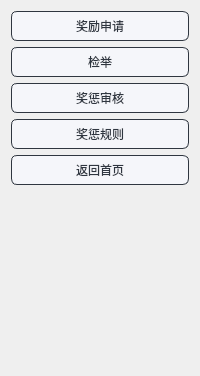
         <widget class="QWidget" name="page_5">
          <layout class="QGridLayout" name="gridLayout_11">
           <item row="1" column="0">
            <widget class="QPushButton" name="reward">
             <property name="styleSheet">
              <string notr="true">QPushButton{
	font: 10pt &quot;微软雅黑&quot;;
    color: #2f3640;
    background-color: #f5f6fa;
    border-color: #2f3640;
    border-radius: 6px;
    border-style: solid;
    border-width: 1px;
    padding: 5px;
}

/**鼠标停留在按钮上的样式**/
QPushButton::hover{	
    color: #FFFFFF;
    background-color: #718093;
    border-color: #2f3640;
}

/**鼠标按压下去的样式**/
QPushButton::pressed,QPushButton::checked{
    color: #FFFFFF;
    background-color: qlineargradient(spread:pad, x1:0, y1:0, x2:0, y2:1, stop:0 #273c75, stop:1 #487eb0);
}

/**按钮失能情况下样式**/
QPushButton::disabled{
    color: #FFFFFF;
    background-color: #dcdde1;
    border-color: #dcdde1;
}
</string>
             </property>
             <property name="text">
              <string>奖励申请</string>
             </property>
            </widget>
           </item>
           <item row="2" column="0">
            <widget class="QPushButton" name="report">
             <property name="styleSheet">
              <string notr="true">QPushButton{
	font: 10pt &quot;微软雅黑&quot;;
    color: #2f3640;
    background-color: #f5f6fa;
    border-color: #2f3640;
    border-radius: 6px;
    border-style: solid;
    border-width: 1px;
    padding: 5px;
}

/**鼠标停留在按钮上的样式**/
QPushButton::hover{	
    color: #FFFFFF;
    background-color: #718093;
    border-color: #2f3640;
}

/**鼠标按压下去的样式**/
QPushButton::pressed,QPushButton::checked{
    color: #FFFFFF;
    background-color: qlineargradient(spread:pad, x1:0, y1:0, x2:0, y2:1, stop:0 #273c75, stop:1 #487eb0);
}

/**按钮失能情况下样式**/
QPushButton::disabled{
    color: #FFFFFF;
    background-color: #dcdde1;
    border-color: #dcdde1;
}
</string>
             </property>
             <property name="text">
              <string>检举</string>
             </property>
            </widget>
           </item>
           <item row="6" column="0">
            <spacer name="verticalSpacer_5">
             <property name="orientation">
              <enum>Qt::Vertical</enum>
             </property>
             <property name="sizeHint" stdset="0">
              <size>
               <width>20</width>
               <height>180</height>
              </size>
             </property>
            </spacer>
           </item>
           <item row="5" column="0">
            <widget class="QPushButton" name="back_2">
             <property name="styleSheet">
              <string notr="true">QPushButton{
	font: 10pt &quot;微软雅黑&quot;;
    color: #2f3640;
    background-color: #f5f6fa;
    border-color: #2f3640;
    border-radius: 6px;
    border-style: solid;
    border-width: 1px;
    padding: 5px;
}

/**鼠标停留在按钮上的样式**/
QPushButton::hover{	
    color: #FFFFFF;
    background-color: #718093;
    border-color: #2f3640;
}

/**鼠标按压下去的样式**/
QPushButton::pressed,QPushButton::checked{
    color: #FFFFFF;
    background-color: qlineargradient(spread:pad, x1:0, y1:0, x2:0, y2:1, stop:0 #273c75, stop:1 #487eb0);
}

/**按钮失能情况下样式**/
QPushButton::disabled{
    color: #FFFFFF;
    background-color: #dcdde1;
    border-color: #dcdde1;
}
</string>
             </property>
             <property name="text">
              <string>返回首页</string>
             </property>
            </widget>
           </item>
           <item row="3" column="0">
            <widget class="QPushButton" name="audit">
             <property name="styleSheet">
              <string notr="true">QPushButton{
	font: 10pt &quot;微软雅黑&quot;;
    color: #2f3640;
    background-color: #f5f6fa;
    border-color: #2f3640;
    border-radius: 6px;
    border-style: solid;
    border-width: 1px;
    padding: 5px;
}

/**鼠标停留在按钮上的样式**/
QPushButton::hover{	
    color: #FFFFFF;
    background-color: #718093;
    border-color: #2f3640;
}

/**鼠标按压下去的样式**/
QPushButton::pressed,QPushButton::checked{
    color: #FFFFFF;
    background-color: qlineargradient(spread:pad, x1:0, y1:0, x2:0, y2:1, stop:0 #273c75, stop:1 #487eb0);
}

/**按钮失能情况下样式**/
QPushButton::disabled{
    color: #FFFFFF;
    background-color: #dcdde1;
    border-color: #dcdde1;
}
</string>
             </property>
             <property name="text">
              <string>奖惩审核</string>
             </property>
            </widget>
           </item>
           <item row="4" column="0">
            <widget class="QPushButton" name="newAdd_rule">
             <property name="styleSheet">
              <string notr="true">QPushButton{
	font: 10pt &quot;微软雅黑&quot;;
    color: #2f3640;
    background-color: #f5f6fa;
    border-color: #2f3640;
    border-radius: 6px;
    border-style: solid;
    border-width: 1px;
    padding: 5px;
}

/**鼠标停留在按钮上的样式**/
QPushButton::hover{	
    color: #FFFFFF;
    background-color: #718093;
    border-color: #2f3640;
}

/**鼠标按压下去的样式**/
QPushButton::pressed,QPushButton::checked{
    color: #FFFFFF;
    background-color: qlineargradient(spread:pad, x1:0, y1:0, x2:0, y2:1, stop:0 #273c75, stop:1 #487eb0);
}

/**按钮失能情况下样式**/
QPushButton::disabled{
    color: #FFFFFF;
    background-color: #dcdde1;
    border-color: #dcdde1;
}
</string>
             </property>
             <property name="text">
              <string>奖惩规则</string>
             </property>
            </widget>
           </item>
          </layout>
         </widget>
